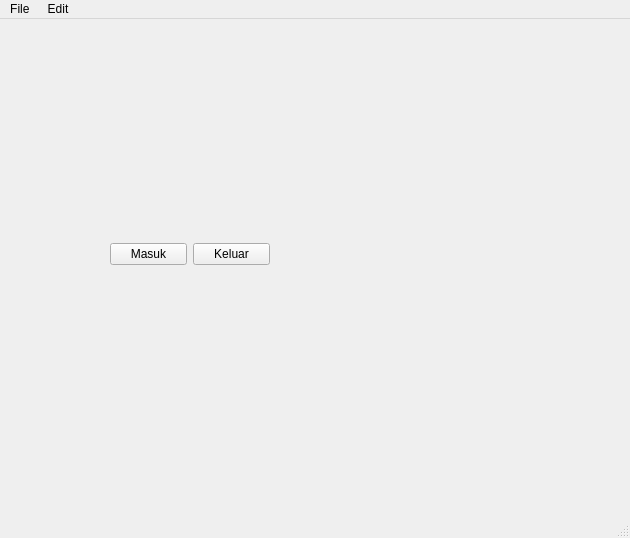
<?xml version="1.0" encoding="UTF-8"?>
<ui version="4.0">
 <class>MainWindow</class>
 <widget class="QMainWindow" name="MainWindow">
  <property name="geometry">
   <rect>
    <x>0</x>
    <y>0</y>
    <width>630</width>
    <height>538</height>
   </rect>
  </property>
  <property name="windowTitle">
   <string>MainWindow</string>
  </property>
  <widget class="QWidget" name="centralwidget">
   <widget class="QWidget" name="horizontalLayoutWidget">
    <property name="geometry">
     <rect>
      <x>110</x>
      <y>220</y>
      <width>160</width>
      <height>31</height>
     </rect>
    </property>
    <layout class="QHBoxLayout" name="horizontalLayout">
     <item>
      <widget class="QPushButton" name="pushButton">
       <property name="text">
        <string>Masuk</string>
       </property>
      </widget>
     </item>
     <item>
      <widget class="QPushButton" name="pushButton_2">
       <property name="text">
        <string>Keluar</string>
       </property>
      </widget>
     </item>
    </layout>
   </widget>
  </widget>
  <widget class="QMenuBar" name="menubar">
   <property name="geometry">
    <rect>
     <x>0</x>
     <y>0</y>
     <width>630</width>
     <height>21</height>
    </rect>
   </property>
   <widget class="QMenu" name="menuFile">
    <property name="title">
     <string>File </string>
    </property>
    <widget class="QMenu" name="menuCopy">
     <property name="title">
      <string>Copy</string>
     </property>
     <addaction name="actionSebagian"/>
     <addaction name="actionSeluruhnya"/>
    </widget>
    <addaction name="actionnew"/>
    <addaction name="menuCopy"/>
    <addaction name="separator"/>
    <addaction name="actionExit"/>
   </widget>
   <widget class="QMenu" name="menuEdit">
    <property name="title">
     <string>Edit</string>
    </property>
   </widget>
   <addaction name="menuFile"/>
   <addaction name="menuEdit"/>
  </widget>
  <widget class="QStatusBar" name="statusbar"/>
  <action name="actionnew">
   <property name="text">
    <string>New </string>
   </property>
  </action>
  <action name="actionExit">
   <property name="text">
    <string>Exit</string>
   </property>
  </action>
  <action name="actionSebagian">
   <property name="text">
    <string>Sebagian</string>
   </property>
  </action>
  <action name="actionSeluruhnya">
   <property name="text">
    <string>Semuanya</string>
   </property>
  </action>
 </widget>
 <resources/>
 <connections/>
</ui>
